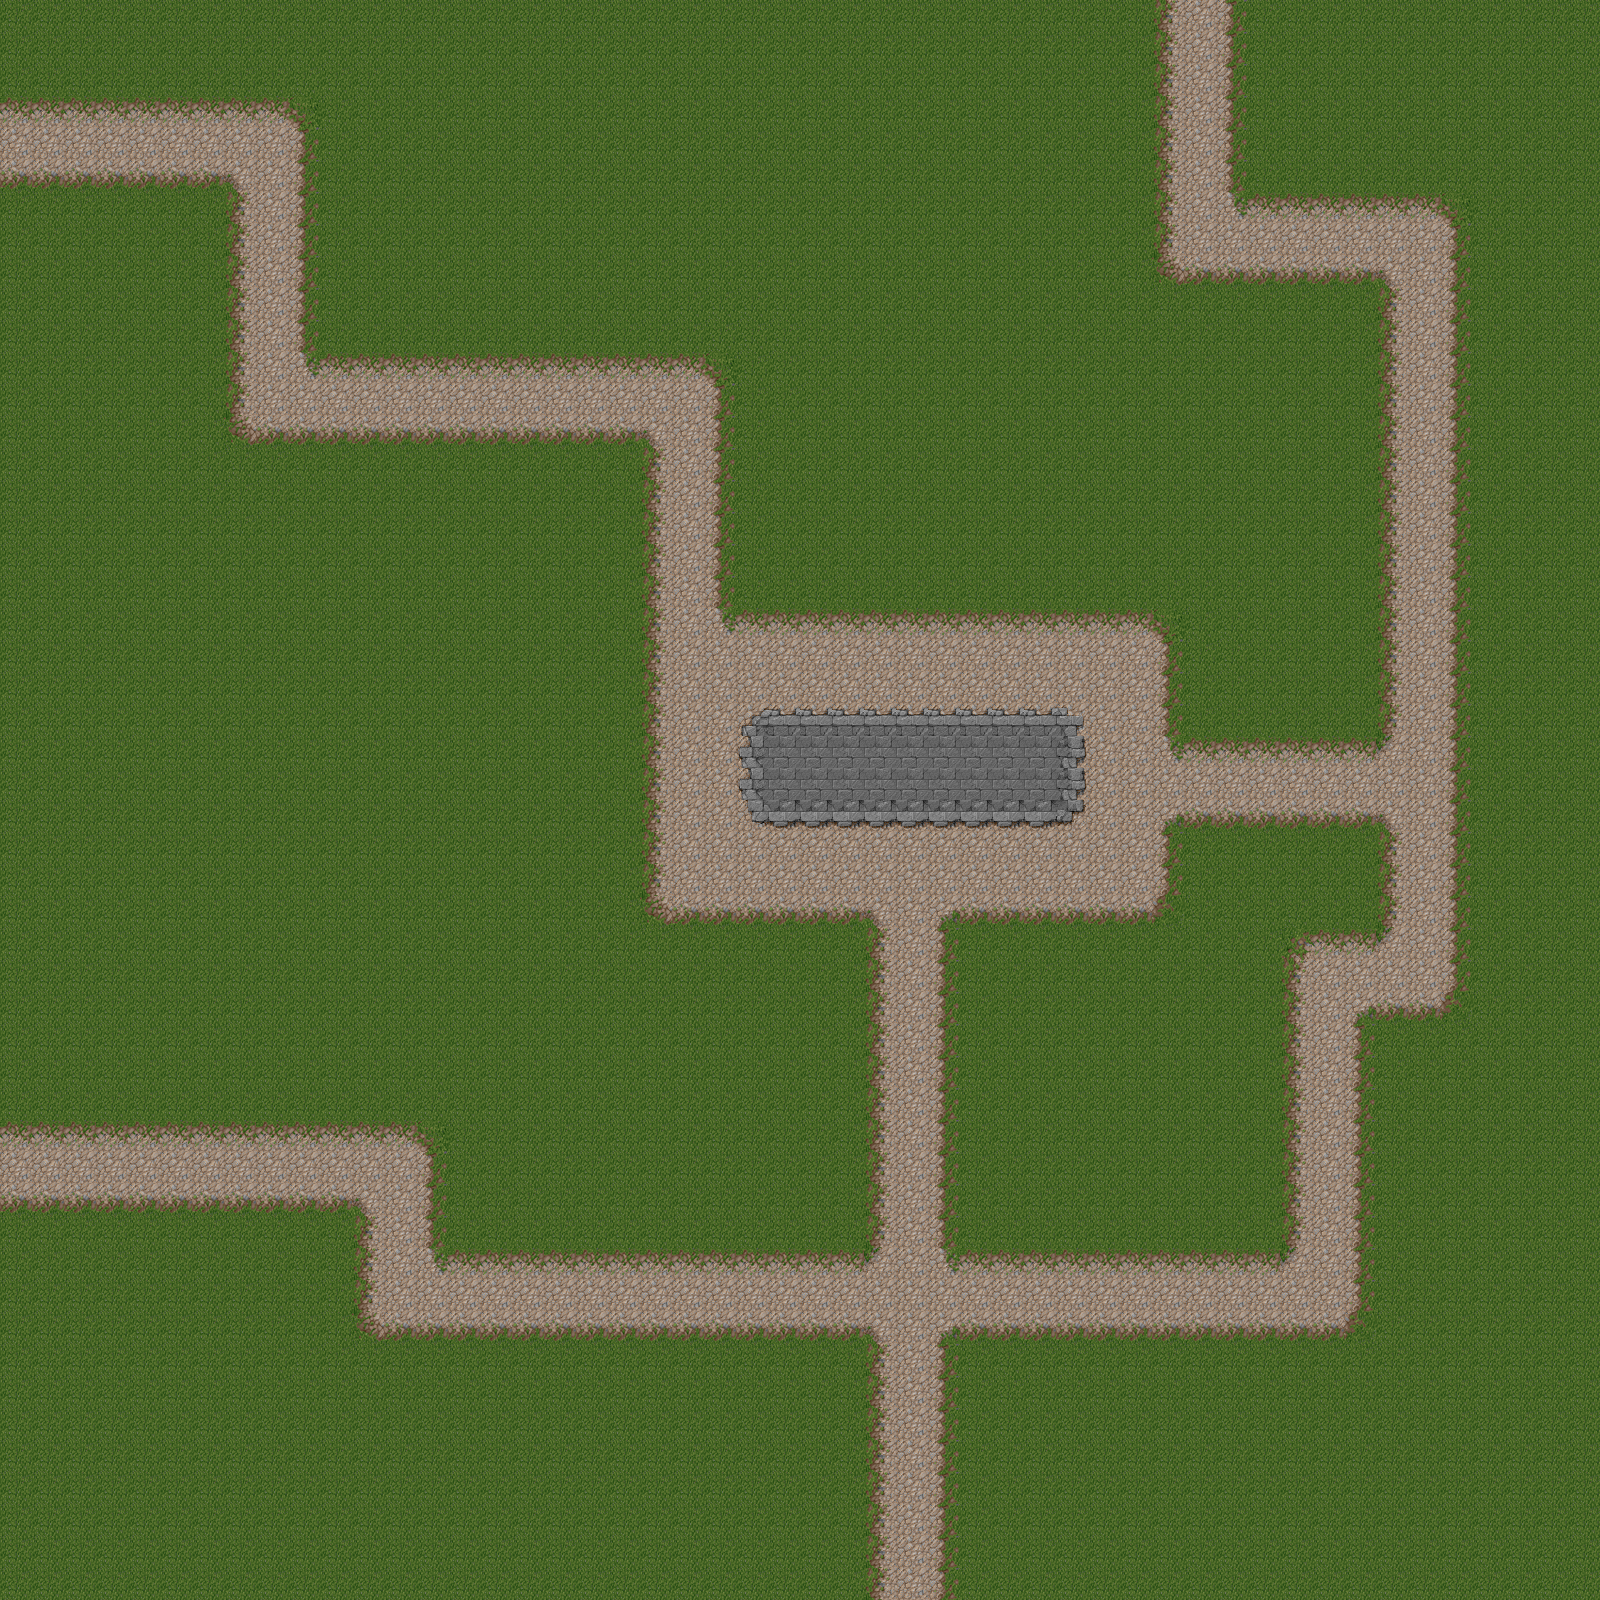

A level layout from a 2D game, rendered from its tile map. Below: a short description, then the map file with tile-grid data replaced by summaries:
An orthogonal 50x50 tile map with 32x32 px tiles, 1 tile layer (Tile Layer 1).

<map version="1.0" orientation="orthogonal" width="50" height="50" tilewidth="32" tileheight="32">
 <tileset firstgid="1" name="mountain_landscape_23" tilewidth="32" tileheight="32">
  <image source="../mountain_landscape_23.png" width="512" height="512" />
 </tileset>
 <layer name="Tile Layer 1" width="50" height="50">
  <data>[2500 cells, 2500 non-empty, 23 distinct tile ids]</data>
 </layer>
</map>
